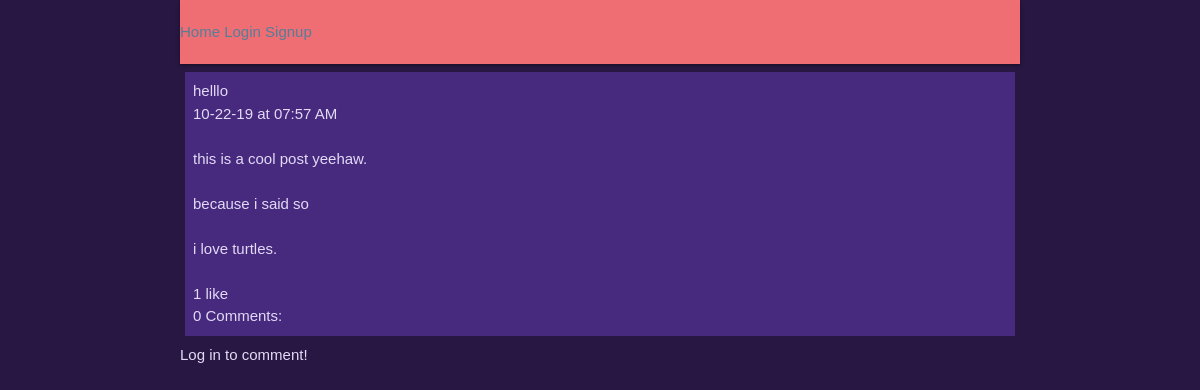
/ben/posts/58/, run on the app's committed database.
### posts/models.py (models this page shows)
class Post(models.Model):
        title = models.CharField(max_length=100)
        pub_date = models.DateTimeField('date published', auto_now_add=True)
        body = models.TextField()
        user = models.ForeignKey(User, on_delete=models.CASCADE, null=True)
        def utc_to_local(self, utc_datetime):
	        return utc_datetime.astimezone(tz=None)
        def __str__(self):
	        date = self.utc_to_local(self.pub_date).strftime('%m-%d-%y')
	        time = self.utc_to_local(self.pub_date).strftime('%I:%M %p')
	        return '%s at %s \n\n %s \n\n' % (date, time, self.body)

### posts/views.py (the view)
# urls.py: url(r'^(?P<post_number>\d+)/$', views.displayPost, name='display-post'),
def displayPost(request, username, post_number):
    post = Post.objects.get(user=User.objects.get(username=username), id=post_number)
    comments = Comment.objects.filter(post=post)
    if request.method == "POST":
        comment_text = request.POST.get('the_comment')
        comment = Comment(body=comment_text, post=post, user=request.user)
        comment.save()
        user = request.user.username
        num_comments = post.comment_set.count()
        response_data = {
        'comment': str(comment),
        'comment_id': comment.id,
        'user':user,
        'comment_count': num_comments
        }
        return JsonResponse(response_data)
    else:
        comment_form = CommentForm()
        reply_form = ReplyForm()
    num_comments = post.comment_set.count()
    context = {
        'post': post,
        'comments':comments,
        'num_comments':num_comments,
        'comment_form': comment_form,
        'reply_form': reply_form # not initially in template. generated via ajax call if user clicks on reply link.
    }
    return render(request, 'posts/single_post.html', context)

### posts/templatetags/likes_features.py (called while the page is built)
@register.simple_tag
def like_text(count):
	if count == 1:
		return str(count) + " like"
	else:
		return str(count) + " likes"

@register.simple_tag
def comment_text(count):
	if count == 1:
		return str(count) + " Comment"
	else:
		return str(count) + " Comments"

### posts/templates/posts/single_post.html (shortened to what this page needs)
{% extends 'Blog/base.html' %}
{% load likes_features %}
{% block content %}
<div class="post">
{{ post.title|linebreaksbr }}<br>
{{ post|linebreaksbr }}
<span class="likes" id="like-{{ post.id }}">
{% like_text post.like_set.count %}
</span>
	<div id="comment-section">
	<span id="comment-count">{% comment_text post.comment_set.count %}:</span><br>
	</div>
</div>
{% if user.is_authenticated %}
	<form action="" method="post" id="comment-form">
	{% csrf_token %}
	<h2>Comment:</h2>
		<table>
		{{ comment_form.as_table }}
		</table>
		<input type="submit", value="Chime in!">
	</form>
{% else %}
Log in to comment!
{% endif %}
{% endblock content %}

### static/Blog/site.css (style rules this page uses)
body { color: #E3DAF7; background-color: #281742; font-family: Roboto Slab, Arial, Georgia, serif; }
.post { background-color: #472A7D; padding: 8px; margin: 8px 5px; }

### data on the page
Post: title "helllo", pub_date+body "10-22-19 at 07:57 AM this is a cool post yeehaw. because i said so i love turtles.", id "1 like", id "0 Comments"
